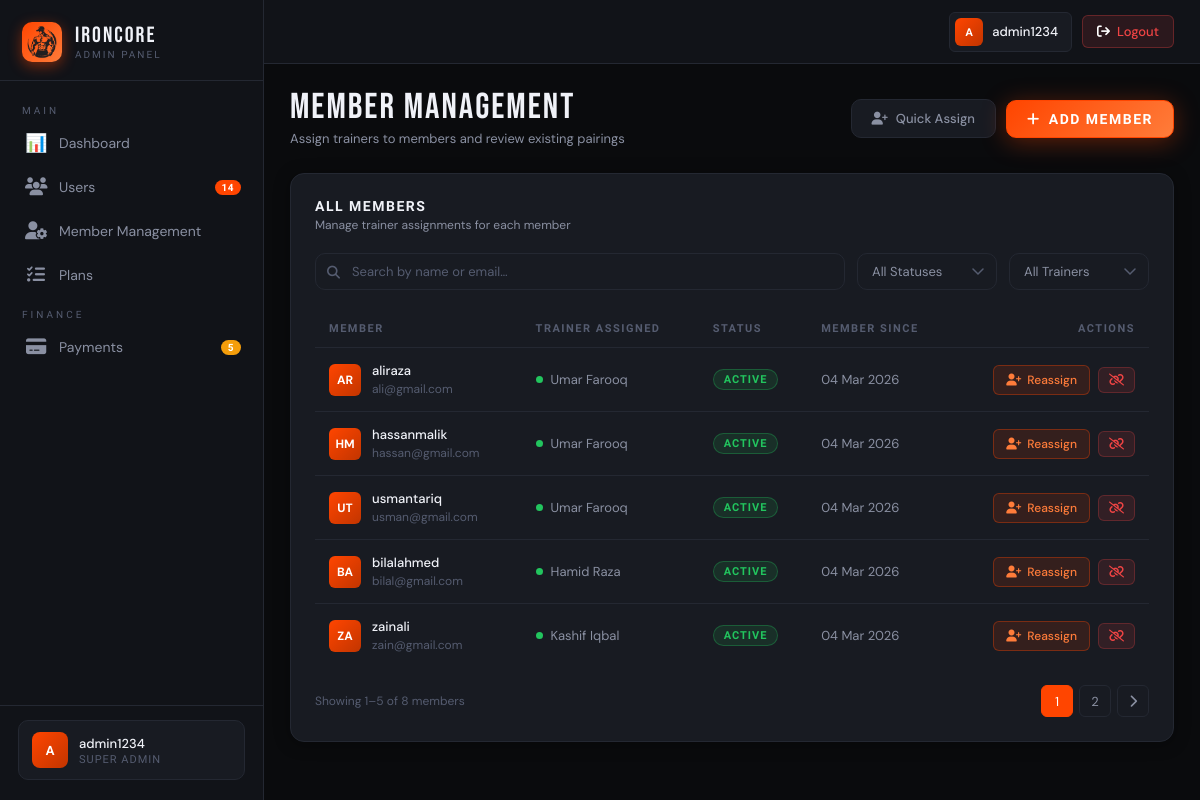
Screenshot of /pages/admin/admin-member-management.php (signed in) with the database file from the repository.
### tables this page shows
CREATE TABLE `users` (
  `id` int(11) NOT NULL,
  `fullname` varchar(55) NOT NULL,
  `username` varchar(55) NOT NULL,
  `email` varchar(55) NOT NULL,
  `pwd` varchar(255) NOT NULL,
  `role` int(11) DEFAULT NULL,
  `status` int(11) DEFAULT 1,
  `trainer_id` int(11) DEFAULT NULL,
  `fee` int(255) DEFAULT NULL,
  `trainerPay` int(255) DEFAULT NULL,
  `created_at` timestamp NOT NULL DEFAULT curdate()
);

CREATE TABLE `status` (
  `id` int(11) NOT NULL,
  `status` varchar(55) NOT NULL
);

### includes/middleware.php (called while the page is built, shortened)
<?php
class auth
{
    private $allowed_rules = [];
    public function __construct($roles = [])
    {
        $this->allowed_rules = $roles;
    }
    private function handle()
    {
        foreach ($this->allowed_rules as $role) {
            if (isset($_SESSION[$role])) {
                $allowed = true;
                break;
            }
        }
    }
    public function show_name()
    {
        if (isset($_SESSION['username'])) {
            $show = $_SESSION['username'];
            return $show;
        }
    }
}
?>

### includes/model.php (called while the page is built, shortened)
<?php
class model
{
    public $conn;
    public function __construct($conn)
    {
        $this->conn = $conn;
    }
    public function fetch_records($table, $columns = ['*'], $join = "", $conditions = [], $limit = null, $offset = 0)
    {
        $table = preg_replace('/[^a-zA-Z0-9_]/', '', $table);
        $cols = implode(', ', $columns);
        $where = [];
        foreach ($conditions as $column => $value) {
            $where[] = "$column = ?";
        }
        $where_clause = !empty($where) ? implode(' AND ', $where) : '';
        $sql = "SELECT $cols FROM `$table`";
        if (!empty($join)) {
            $sql .= " $join";
        }
        if (!empty($where_clause)) {
            $sql .= " WHERE $where_clause";
        }
        if ($limit !== null) {
            $sql .= " LIMIT $limit OFFSET $offset";
        }
        $stmt = $this->conn->prepare($sql);
        if (!empty($conditions)) {
            $types = str_repeat("s", count($conditions));
            $values = array_values($conditions);
            $stmt->bind_param($types, ...$values);
        }
        $stmt->execute();
        $result = $stmt->get_result();
        $data = [];
        while ($row = $result->fetch_assoc()) {
            $data[] = $row;
        }
        return $data;
    }
    public function count($table, $conditions = [])
    {
        $table = preg_replace('/[^a-zA-Z0-9_]/', '', $table);
        $sql = "SELECT COUNT(*) as total FROM $table";
        if (!empty($conditions)) {
            $where = [];
            foreach ($conditions as $key => $value) {
                $value = $this->conn->real_escape_string($value);
                $where[] = "$key = '$value'";
            }
            $sql .= " WHERE " . implode(" AND ", $where);
        }
        $result = $this->conn->query($sql);
        $row = $result->fetch_assoc();
        return $row['total'];
    }
}
?>

### pages/admin/admin-member-management.php (the view, shortened to what this page needs)
<?php
require_once './includes/middleware.php';
require_once './includes/model.php';
$auth = new auth(['admin']);
$db = new database();
$conn = $db->connection();
$controller = new controller($conn);
$join = "
INNER JOIN role ON users.role = role.id
INNER JOIN status ON users.status = status.id
";
$columns = [
    'users.*',
    'role.role AS role_name',
    'status.status AS status_name'
];
$members = $controller->fetch_records('users', $columns, $join, ['users.role' => 2]);
$limit = 5;
$page = isset($_GET['page']) ? (int) $_GET['page'] : 1;
$offset = ($page - 1) * $limit;
$total_members = $controller->count('users', ['role' => 2]);
$total_pages = ceil($total_members / $limit);
$members = $controller->fetch_records('users', $columns, $join, ['users.role' => 2], $limit, $offset);
?>
<!DOCTYPE html>
<html lang="en">
<head>
    <link rel="stylesheet" href="./css/style.css" />
    <link rel="stylesheet" href="https://cdnjs.cloudflare.com/ajax/libs/font-awesome/6.4.2/css/all.min.css">
</head>
<body>
    <?php
    require_once 'sidebar.php';
    ?>
    <div class="main-wrap">
        <header class="topbar">
            <div class="topbar-right">
                <?php
                $name = $auth->show_name();
                $names = explode(' ', $name);
                $initials = strtoupper(substr($names[0], 0, 1) . (isset($names[1]) ? substr($names[1], 0, 1) : ''));
                ?>
                <div class="topbar-profile">
                    <div class="avatar avatar-sm" style="width:28px;height:28px;font-size:11px;border-radius:6px;">
                        <?php echo $initials; ?>
                    </div>
                    <span class="tp-name"><?php echo $name; ?></span>
                </div>
                <button class="logout-btn" onclick="doLogout()">
                    <i class="fa-solid fa-arrow-right-from-bracket" style="color: rgba(255, 255, 255, 1.00);"></i>
                    <span>Logout</span>
                </button>
            </div>
        </header>
        <div class="page-area">
            <div class="page-header anim-fade-up">
                <div class="page-title-block">
                    <div class="title">Member Management</div>
                    <div class="subtitle">Assign trainers to members and review existing pairings</div>
                </div>
                <div class="page-actions">
                    <button class="btn btn-secondary" onclick="openQuickAssignModal()">
                        <i class="fa-solid fa-user-plus"></i>
                        Quick Assign
                    </button>
                    <a href="./admin-add-users">
                        <button class="btn btn-primary">
                            <i class="fa-solid fa-plus"></i>
                            Add Member
                        </button>
                    </a>
                </div>
            </div>
            <div class="card anim-fade-up anim-d2">
                <div class="card-header">
                    <div>
                        <div class="card-title">All Members</div>
                        <div class="card-subtitle">Manage trainer assignments for each member</div>
                    </div>
                </div>
                <div class="filter-bar">
                    <div class="filter-search">
                        <span class="s-icon"><i class="fa-solid fa-magnifying-glass"></i></span>
                        <input type="text" placeholder="Search by name or email…" />
                    </div>
                    <select class="filter-select">
                        <option value="">All Statuses</option>
                    </select>
                    <select class="filter-select">
                        <option value="">All Trainers</option>
                    </select>
                </div>
                <div class="table-responsive">
                    <table class="data-table members-table">
                        <thead>
                            <tr>
                                <th>Member</th>
                                <th>Trainer Assigned</th>
                                <th>Status</th>
                                <th>Member Since</th>
                                <th style="text-align:right;">Actions</th>
                            </tr>
                        </thead>
                        <tbody>
                            <?php
                            foreach ($members as $row) { ?>
                                <tr>
                                    <td>
                                        <div class="member-cell">
                                            <?php
                                            $name = $row['fullname'];
                                            $words = explode(" ", trim($name));
                                            $initials = strtoupper(substr($words[0], 0, 1));
                                            if (count($words) > 1) {
                                                $initials .= strtoupper(substr($words[1], 0, 1));
                                            }
                                            ?>
                                            <div class="avatar avatar-sm"><?php echo $initials; ?></div>
                                            <div>
                                                <div class="member-name"><?php echo $row['username']; ?></div>
                                                <div class="member-email"><?php echo $row['email']; ?></div>
                                            </div>
                                        </div>
                                    </td>
                                    <td>
                                        <div class="trainer-assigned">
                                            <span class="trainer-dot"></span>
                                            <?php
                                            $trainer = $row['trainer_name'];
                                            if (empty($trainer)) {
                                                echo 'unassign';
                                            } else {
                                                echo $trainer;
                                            }
                                            ?>
                                        </div>
                                    </td>
                                    <td><span class="badge badge-active"><?php echo $row['status_name']; ?></span></td>
                                    <td><?php echo date("d M Y", strtotime($row['created_at'])); ?></td>
                                    <td>
                                        <?php
                                        $trainer = $row['trainer_name'];
                                        if ($trainer === 'N/A') {
                                            echo '
    <div class="action-cell" id="assign-btn">
        <a class="action-btn assign" onclick="openAssignModal(this)"
        data-id="' . $row['id'] . '"
        data-name="' . $row['fullname'] . '"
            <i class="fa-solid fa-user-plus"></i> Assign
        </a>
    </div>
    ';
                                        } else {
                                            echo '
                                            <div class="action-cell">
                                            <a class="action-btn assign" onclick="openAssignModal(this)"
                                            data-id="' . $row['id'] . '"
                                            data-name="' . $row['fullname'] . '"
                                            >
                                                <i class="fa-solid fa-user-plus"></i> Reassign
                                            </a>
                                            <a href="./unassign-script?id=' . $row['id'] . '">
                                            <button class="action-btn remove" title="Remove Trainer">
                                                <i class="fa-solid fa-unlink"></i>
                                            </button>
                                            </a>
                                        </div>
                                            ';
                                        }
                                        ?>
                                    </td>
                                </tr>
                            <?php } ?>
                        </tbody>
                    </table>
                </div>
                <div class="pagination">
                    <span class="page-info">
                        Showing <?php echo ($offset + 1) ?>–<?php echo min($offset + $limit, $total_members) ?> of
                        <?php echo $total_members ?> members
                    </span>
                    <div class="page-btns">
                        <?php for ($i = 1; $i <= $total_pages; $i++): ?>
                            <a href="?page=<?php echo $i ?>"><button
                                    class="page-btn <?php echo $i == $page ? 'active' : '' ?>"><?php echo $i ?></button></a>
                        <?php endfor; ?>
                        <?php if ($page < $total_pages): ?>
                            <a href="?page=<?php echo $page + 1 ?>"><button class="page-btn"><i
                                        class="fa-solid fa-chevron-right"></i></button></a>
                        <?php endif; ?>
                    </div>
                </div>
            </div>
        </div>
    </div>
</body>
</html>

### rows the page displays
users: fullname "AR", username "aliraza", email "ali@gmail.com", trainer "Umar Farooq", status.status "ACTIVE", created_at "04 Mar 2026"
users: fullname "HM", username "hassanmalik", email "hassan@gmail.com", trainer "Umar Farooq", status.status "ACTIVE", created_at "04 Mar 2026"
users: fullname "UT", username "usmantariq", email "usman@gmail.com", trainer "Umar Farooq", status.status "ACTIVE", created_at "04 Mar 2026"
users: fullname "BA", username "bilalahmed", email "bilal@gmail.com", trainer "Hamid Raza", status.status "ACTIVE", created_at "04 Mar 2026"
users: fullname "ZA", username "zainali", email "zain@gmail.com", trainer "Kashif Iqbal", status.status "ACTIVE", created_at "04 Mar 2026"

### other values shown
$total_users "14"
$initials "A"
$auth->show_name() "admin1234"
$name "admin1234"
$offset + 1 "1"
min($offset + $limit, $total_members) "5"
$total_members "8"
